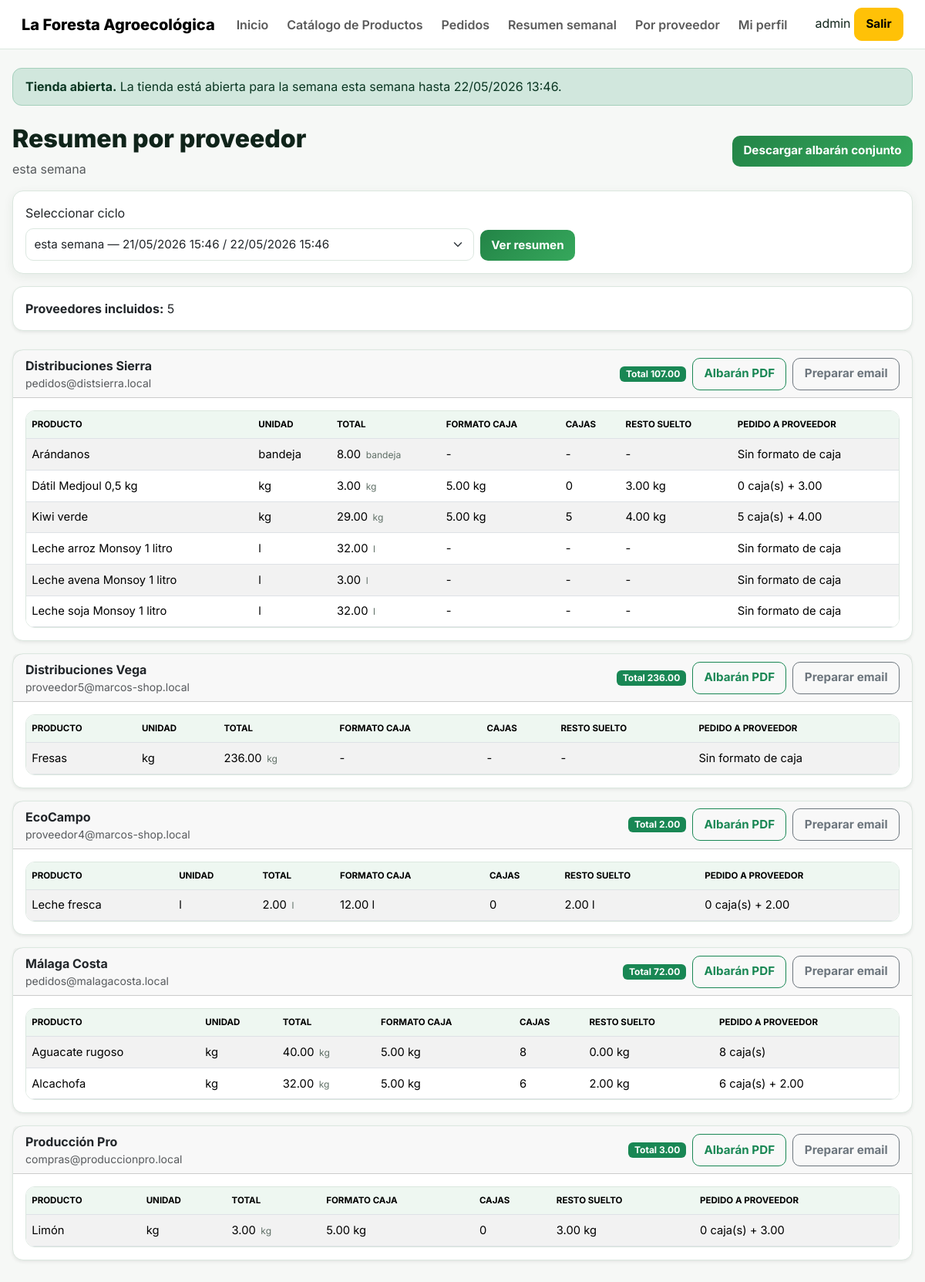
Screenshot of /reportes/proveedores/ (signed in) with the database file from the repository.
### orders/models.py (models this page shows, shortened)
class OrderCycle(models.Model):
    nombre = models.CharField(max_length=100)
    inicio = models.DateTimeField()
    cierre = models.DateTimeField()
    dias_reparto = models.CharField(
        max_length=200,
        blank=True,
        help_text="Ejemplo: Lunes y Martes"
    )
    cerrado = models.BooleanField(default=False)

### catalog/models.py (models this page shows, shortened)
class Proveedor(models.Model):
    nombre = models.CharField(max_length=150)
    contacto = models.CharField(max_length=150, blank=True)
    telefono = models.CharField(max_length=30, blank=True)
    email = models.EmailField(blank=True)
    direccion = models.TextField(blank=True)
    observaciones = models.TextField(blank=True)
    activo = models.BooleanField(default=True)
    class Meta:
        ordering = ['nombre']

class Producto(models.Model):
    KG = 'kg'
    UNIDAD = 'ud'
    DOCENA = 'docena'
    LITRO = 'l'
    MANOJO = 'manojo'
    CAJA = 'caja'
    BANDEJA = 'bandeja'
    BOTE = 'bote'
    GARRAFA = 'garrafa'
    UNIDADES_MEDIDA = [
        (KG, 'Kilogramo'),
        (UNIDAD, 'Unidad'),
        (DOCENA, 'Docena'),
        (LITRO, 'Litro'),
        (MANOJO, 'Manojo'),
        (CAJA, 'Caja'),
        (BANDEJA, 'Bandeja'),
        (BOTE, 'Bote'),
        (GARRAFA, 'Garrafa'),
    ]
    IVA_4 = Decimal('4.00')
    IVA_10 = Decimal('10.00')
    IVA_CHOICES = [
        (IVA_4, '4%'),
        (IVA_10, '10%'),
    ]
    nombre = models.CharField(max_length=150)
    categoria = models.ForeignKey(CategoriaProducto, on_delete=models.SET_NULL, null=True, blank=True, related_name='productos')
    proveedor = models.ForeignKey(Proveedor, on_delete=models.PROTECT, related_name='productos')
    precio = models.DecimalField(max_digits=10, decimal_places=2, default=Decimal('0.00'))
    iva = models.DecimalField(max_digits=4, decimal_places=2, choices=IVA_CHOICES, default=IVA_4)
    unidad_medida = models.CharField(max_length=20, choices=UNIDADES_MEDIDA, default=KG)
    pedido_minimo = models.DecimalField(max_digits=10, decimal_places=2, default=Decimal('0.00'))
    incremento_pedido = models.DecimalField(max_digits=10, decimal_places=2, default=Decimal('0.50'))
    stock_disponible = models.DecimalField(max_digits=10, decimal_places=2, default=Decimal('0.00'))
    limitar_stock = models.BooleanField(default=False)
    formato_caja = models.DecimalField(max_digits=10, decimal_places=2, null=True, blank=True, help_text='Cantidad por caja para pedir al proveedor. Ejemplo: 5 kg o 5 ud por caja.')
    origen = models.CharField(max_length=150, blank=True, help_text='Origen o procedencia del producto. Ejemplo: Huelva, Valencia, cooperativa local, etc.')
    descripcion = models.CharField(max_length=255, blank=True)
    orden = models.PositiveIntegerField(default=0)
    activo = models.BooleanField(default=True)
    class Meta:
        ordering = ['nombre']

### reports/views.py (the view)
# urls.py: path('proveedores/', views.supplier_summary, name='supplier_summary'),
@user_passes_test(lambda u: u.is_superuser)
def supplier_summary(request):
    ciclos = OrderCycle.objects.all().order_by('-inicio')
    ciclo_id = request.GET.get('ciclo')
    if ciclo_id:
        ciclo = OrderCycle.objects.filter(pk=ciclo_id).first()
    else:
        ciclo = get_cycle_or_latest()
    proveedor_data = build_supplier_summary(ciclo) if ciclo else {
        'suppliers': [],
        'grouped': {},
        'supplier_totals': {},
        'supplier_count': 0,
        'flat': []
    }
    return render(request, 'reports/supplier_summary.html', {
    'ciclo': ciclo,
    'ciclos': ciclos,
    'ciclo_id': ciclo.id if ciclo else None,
    **proveedor_data,
})

### core/context_processors.py (called while the page is built, shortened)
def shop_status(request):
    now = timezone.now()
    ciclo = OrderCycle.objects.filter(
        cerrado=False,
        inicio__lte=now,
        cierre__gte=now
    ).order_by('-inicio').first()
    if ciclo:
        shop_open = True
        shop_status_message = f'La tienda está abierta para la semana {ciclo.nombre} hasta {ciclo.cierre.strftime("%d/%m/%Y %H:%M")}.'
    return {
        'shop_open': shop_open,
        'shop_status_message': shop_status_message,
        'APP_DISPLAY_NAME': getattr(settings, 'APP_DISPLAY_NAME', 'La Foresta Agroecológica'),
    }

### core/templatetags/core_extras.py (called while the page is built)
@register.filter
def money(value):
    if value in (None, ''):
        value = Decimal('0.00')
    if not isinstance(value, Decimal):
        value = Decimal(str(value))
    return f"{value.quantize(Decimal('0.01'), rounding=ROUND_HALF_UP):.2f}"

@register.filter
def qty2(value):
    return money(value)

### reports/views.py (called while the page is built)
def quantize_2(value):
    if value is None:
        return Decimal('0.00')
    if not isinstance(value, Decimal):
        value = Decimal(str(value))
    return value.quantize(Decimal('0.01'), rounding=ROUND_HALF_UP)

def _build_box_breakdown(total_cantidad, formato_caja):
    total_cantidad = quantize_2(total_cantidad)
    if not formato_caja or formato_caja <= 0:
        return {
            'formato_caja': None,
            'cajas_completas': None,
            'resto_suelto': None,
            'pedido_proveedor': 'Sin formato de caja',
        }
    cajas = int((total_cantidad / formato_caja).to_integral_value(rounding=ROUND_DOWN))
    resto = quantize_2(total_cantidad - (formato_caja * cajas))
    pedido_proveedor = f'{cajas} caja(s)' if resto <= 0 else f'{cajas} caja(s) + {resto:.2f}'
    return {
        'formato_caja': quantize_2(formato_caja),
        'cajas_completas': cajas,
        'resto_suelto': resto,
        'pedido_proveedor': pedido_proveedor,
    }

def get_latest_cycle():
    return OrderCycle.objects.order_by('-inicio').first()

def get_cycle_or_latest(ciclo_id=None):
    if ciclo_id:
        return get_object_or_404(OrderCycle, pk=ciclo_id)
    return get_latest_cycle()

def _product_box_formats():
    return {item['nombre']: item['formato_caja'] for item in Producto.objects.values('nombre', 'formato_caja')}

### templates/reports/supplier_summary.html
{% extends 'base.html' %}
{% load core_extras %}
{% block content %}
<div class="page-hero">
    <div>
        <h1 class="mb-2">Resumen por proveedor</h1>
        <p class="text-muted mb-0">
            {% if ciclo %}
            {{ ciclo.nombre }}
            {% else %}
            No hay ciclos disponibles
            {% endif %}
        </p>
    </div>
    {% if ciclo %}
    <a href="{% url 'albaran_por_proveedor_pdf' ciclo.id %}" class="btn btn-success">
        Descargar albarán conjunto
    </a>
    {% endif %}
</div>
<form method="get" class="card mb-3">
    <div class="card-body d-flex gap-2 align-items-end flex-wrap">
        <div>
            <label class="form-label">Seleccionar ciclo</label>
            <select name="ciclo" class="form-select">
                {% for c in ciclos %}
                    {% if c.pk == ciclo_id %}
                        <option value="{{ c.pk }}" selected>
                    {% else %}
                        <option value="{{ c.pk }}">
                    {% endif %}
                        {{ c.nombre }} — {{ c.inicio|date:"d/m/Y H:i" }} / {{ c.cierre|date:"d/m/Y H:i" }}
                    </option>
                {% endfor %}
            </select>
        </div>
        <button class="btn btn-success">
            Ver resumen
        </button>
    </div>
</form>
<div class="card panel-card shadow-sm border-0 mb-4">
    <div class="card-body">
        <strong>Proveedores incluidos:</strong> {{ supplier_count }}
    </div>
</div>
{% for supplier in suppliers %}
<div class="card panel-card shadow-sm border-0 mb-3">
    <div class="card-header d-flex justify-content-between align-items-center gap-3 flex-wrap">
        <div>
            <strong>{{ supplier.nombre }}</strong>
            <div class="small text-muted">
                {{ supplier.email|default:'Sin email configurado' }}
            </div>
        </div>
        <div class="d-flex align-items-center gap-2 flex-wrap">
            <span class="badge bg-success">
                Total {{ supplier.total|qty2 }}
            </span>
            {% if ciclo %}
            <a href="{% url 'supplier_single_pdf' supplier.id ciclo.id %}"
               class="btn btn-outline-success btn-sm">
                Albarán PDF
            </a>
            {% endif %}
            {% if supplier.email and ciclo %}
            <a href="{% url 'supplier_email_draft' supplier.id %}?ciclo_id={{ ciclo.id }}"
               class="btn btn-outline-secondary btn-sm">
                Preparar email
            </a>
            {% endif %}
        </div>
    </div>
    <div class="card-body">
        <div class="table-responsive">
            <table class="table table-striped mb-0">
                <thead>
                    <tr>
                        <th>Producto</th>
                        <th>Unidad</th>
                        <th>Total</th>
                        <th>Formato caja</th>
                        <th>Cajas</th>
                        <th>Resto suelto</th>
                        <th>Pedido a proveedor</th>
                    </tr>
                </thead>
                <tbody>
                    {% for item in supplier.lineas %}
                    <tr>
                        <td>{{ item.nombre_producto_snapshot }}</td>
                        <td>{{ item.unidad_medida_snapshot }}</td>
                        <td>
                            {{ item.total_cantidad|qty2 }}
                            <span class="unit">
                                {{ item.unidad_medida_snapshot }}
                            </span>
                        </td>
                        <td>
                            {% if item.formato_caja %}
                            {{ item.formato_caja|qty2 }} {{ item.unidad_medida_snapshot }}
                            {% else %}
                            -
                            {% endif %}
                        </td>
                        <td>
                            {% if item.cajas_completas != None %}
                            {{ item.cajas_completas }}
                            {% else %}
                            -
                            {% endif %}
                        </td>
                        <td>
                            {% if item.resto_suelto != None %}
                            {{ item.resto_suelto|qty2 }} {{ item.unidad_medida_snapshot }}
                            {% else %}
                            -
                            {% endif %}
                        </td>
                        <td>{{ item.pedido_proveedor }}</td>
                    </tr>
                    {% endfor %}
                </tbody>
            </table>
        </div>
    </div>
</div>
{% empty %}
<div class="alert alert-info">
    No hay pedidos confirmados para el ciclo seleccionado.
</div>
{% endfor %}
{% endblock %}

### templates/base.html (shortened to what this page needs)
{% load static %}
<!DOCTYPE html>
<html lang="es">
<head>
  <link rel="stylesheet" href="https://cdn.jsdelivr.net/npm/bootstrap@5.3.3/dist/css/bootstrap.min.css">
  <link rel="stylesheet" href="{% static 'css/styles.css' %}">
</head>
<body class="app-body">
<nav class="navbar navbar-expand-lg app-navbar">
  <div class="container-fluid app-container">
    <a class="navbar-brand brand-mark" href="{% url 'dashboard_redirect' %}">
      <span>{{ APP_DISPLAY_NAME|default:"La Foresta Agroecológica" }}</span>
    </a>
    {% if user.is_authenticated %}
    <div class="collapse navbar-collapse" id="mainNav">
      <ul class="navbar-nav me-auto mb-2 mb-lg-0 nav-pills-soft">
        <li class="nav-item"><a class="nav-link" href="{% url 'dashboard_redirect' %}">Inicio</a></li>
        <li class="nav-item"><a class="nav-link" href="{% url 'product_table' %}">Catálogo de Productos</a></li>
        <li class="nav-item"><a class="nav-link" href="{% url 'pedido_list' %}">Pedidos</a></li>
        {% if user.is_superuser %}
          <li class="nav-item"><a class="nav-link" href="{% url 'weekly_summary' %}">Resumen semanal</a></li>
          <li class="nav-item"><a class="nav-link" href="{% url 'supplier_summary' %}">Por proveedor</a></li>
        {% endif %}
        <li class="nav-item"><a class="nav-link" href="{% url 'profile_edit' %}">Mi perfil</a></li>
      </ul>
      <div class="user-chip-wrap">
        <span class="user-chip">{{ user.username }}</span>
        <a class="btn btn-warning btn-sm btn-soft-warning" href="{% url 'logout' %}">Salir</a>
      </div>
    </div>
    {% endif %}
  </div>
</nav>
<main class="container py-4 app-container">
  {% if user.is_authenticated %}
    <div class="alert status-alert {% if shop_open %}alert-success{% else %}alert-warning{% endif %} mb-4" role="alert">
      <strong>{% if shop_open %}Tienda abierta{% else %}Tienda cerrada{% endif %}.</strong>
      {{ shop_status_message }}
    </div>
  {% endif %}
  {% block content %}{% endblock %}
</main>
</body>
</html>

### static/css/styles.css (style rules this page uses)
:root { --bg: #f6f8f6; --panel: #ffffff; --text: #10241a; --muted: #5f6f66; --green: #238447; --green-dark: #176332; --green-soft: #e8f5ec; --line: #dbe7df; --warning-bg: #fff6dc; --warning-line: #f2d47b; --shadow: 0 4px 14px rgba(20,60,35,.07); --radius: 14px; }
* { box-sizing: border-box; }
body { margin: 0; font-family: Inter, system-ui, sans-serif; color: var(--text); background: #f6f8f6; min-height: 100vh; overflow-x: hidden; }
.navbar { background: rgba(255,255,255,.96) !important; backdrop-filter: blur(10px); border-bottom: 1px solid var(--line); padding: .65rem 1rem; }
.navbar-brand { font-weight: 800; }
.nav-link { font-weight: 600; border-radius: 999px; padding: .45rem .75rem !important; }
.container { max-width: 1280px; padding: .8rem 1rem; }
h1 { font-size: 2rem; font-weight: 850; margin-bottom: .25rem; }
p { color: var(--muted); margin-bottom: .6rem; }
.alert { border-radius: 12px; padding: .7rem 1rem; margin-bottom: 1rem; }
.card { border-radius: var(--radius) !important; border: 1px solid var(--line) !important; box-shadow: var(--shadow); margin-bottom: 1rem; }
.card-body { padding: 1rem !important; }
.btn { border-radius: 10px !important; font-weight: 700 !important; padding: .55rem .9rem !important; font-size: .95rem !important; }
.btn-success { background: linear-gradient(135deg,var(--green),#36a85c) !important; border: none !important; }
.form-control, .form-select, textarea, input { border-radius: 10px !important; border: 1px solid var(--line) !important; padding: .55rem .65rem !important; font-size: .95rem !important; }
.table-responsive { border-radius: 12px; overflow-x: auto; box-shadow: none; border: 1px solid var(--line); }
.table { background: white; margin: 0 !important; font-size: .92rem; }
.table th { background: #eef7f1; text-transform: uppercase; font-size: .72rem; padding: .55rem .45rem !important; white-space: nowrap; }
.table td { padding: .55rem .45rem !important; vertical-align: middle; }
.unit { color: var(--muted); font-size: .82em; margin-left: .15rem; }
.page-hero { display: flex; justify-content: space-between; align-items: center; flex-wrap: wrap; gap: .7rem; margin-bottom: 1rem; }

### rows the page displays
OrderCycle: nombre "esta semana"
Proveedor: nombre "Distribuciones Sierra", email "pedidos@distsierra.local", total|qty2 "107.00", nombre_producto_snapshot "Arándanos" "Dátil Medjoul 0,5 kg" "Kiwi verde" "Leche arroz Monsoy 1 litro" "Leche avena Monsoy 1 litro" "Leche soja Monsoy 1 litro", unidad_medida_snapshot "bandeja" "kg" "kg" "l" "l" "l", total_cantidad|qty2 "8.00" "3.00" "29.00" "32.00" "3.00" "32.00", unidad_medida_snapshot "bandeja" "kg" "kg" "l" "l" "l", pedido_proveedor "Sin formato de caja" "0 caja(s) + 3.00" "5 caja(s) + 4.00" "Sin formato de caja" "Sin formato de caja" "Sin formato de caja", formato_caja|qty2 "5.00" "5.00", unidad_medida_snapshot "kg" "kg", cajas_completas "0" "5", resto_suelto|qty2 "3.00" "4.00", unidad_medida_snapshot "kg" "kg"
Proveedor: nombre "Distribuciones Vega", email "proveedor5@marcos-shop.local", total|qty2 "236.00", nombre_producto_snapshot "Fresas", unidad_medida_snapshot "kg", total_cantidad|qty2 "236.00", unidad_medida_snapshot "kg", pedido_proveedor "Sin formato de caja"
Proveedor: nombre "EcoCampo", email "proveedor4@marcos-shop.local", total|qty2 "2.00", nombre_producto_snapshot "Leche fresca", unidad_medida_snapshot "l", total_cantidad|qty2 "2.00", unidad_medida_snapshot "l", formato_caja|qty2 "12.00", unidad_medida_snapshot "l", cajas_completas "0", resto_suelto|qty2 "2.00", unidad_medida_snapshot "l", pedido_proveedor "0 caja(s) + 2.00"
Proveedor: nombre "Málaga Costa", email "pedidos@malagacosta.local", total|qty2 "72.00", nombre_producto_snapshot "Aguacate rugoso", unidad_medida_snapshot "kg", total_cantidad|qty2 "40.00", unidad_medida_snapshot "kg", formato_caja|qty2 "5.00", unidad_medida_snapshot "kg", cajas_completas "8", resto_suelto|qty2 "0.00", unidad_medida_snapshot "kg", pedido_proveedor "8 caja(s)"
Producto: nombre_producto_snapshot "Alcachofa", unidad_medida_snapshot "kg", total_cantidad|qty2 "32.00", formato_caja|qty2 "5.00", cajas_completas "6", resto_suelto|qty2 "2.00", pedido_proveedor "6 caja(s) + 2.00"
Proveedor: nombre "Producción Pro", email "compras@produccionpro.local", total|qty2 "3.00", nombre_producto_snapshot "Limón", unidad_medida_snapshot "kg", total_cantidad|qty2 "3.00", unidad_medida_snapshot "kg", formato_caja|qty2 "5.00", unidad_medida_snapshot "kg", cajas_completas "0", resto_suelto|qty2 "3.00", unidad_medida_snapshot "kg", pedido_proveedor "0 caja(s) + 3.00"

### other values shown
{{ APP_DISPLAY_NAME|default:"La Foresta Agroecológica" }} "La Foresta Agroecológica"
{{ user.username }} "admin"
{{ shop_status_message }} "La tienda está abierta para la semana esta semana hasta 22/05/2026 13:46."
{{ supplier_count }} "5"
form field ciclo "esta semana — 21/05/2026 15:46 / 22/05/2026 15:46"
